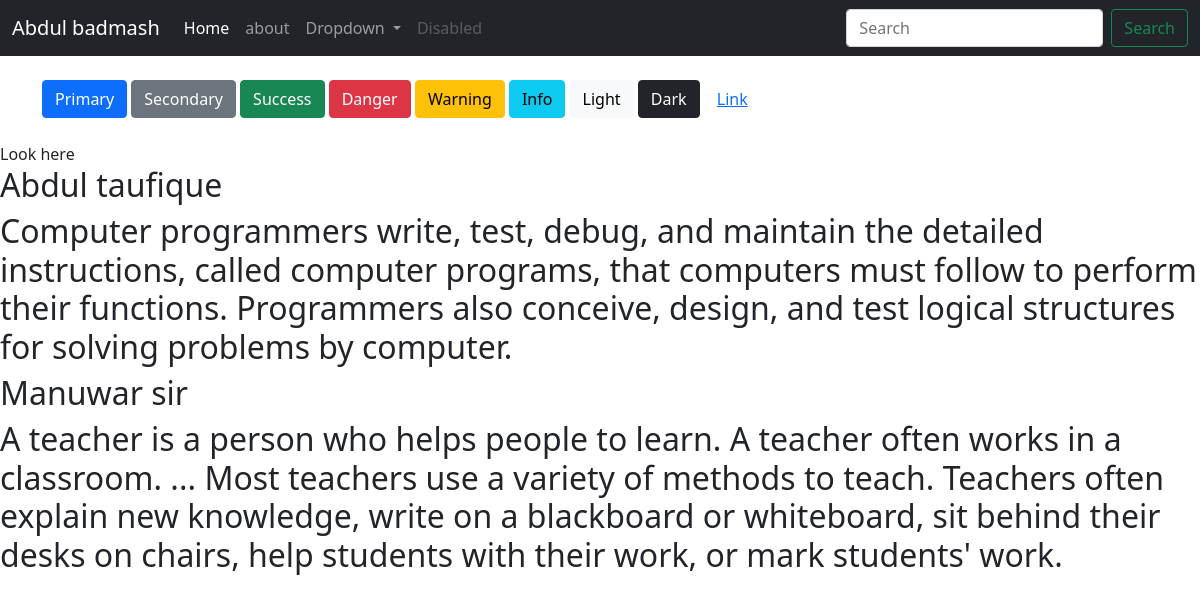
The page /app2/ on the database its author committed.
### app2/models.py (models this page shows)
class Intex(models.Model):
    title = models.CharField(max_length=200)
    text = models.TextField()

### app2/views.py (the view)
# urls.py: path('', views.info ,name='info page'),
def info(request):
    l= Intex.objects.all()
    print(l)
    return render(request, 'b.html',{'L': l})

### app2/templates/b.html (shortened to what this page needs)
<!doctype html>
<html lang="en">
  <head>
    <link href="https://cdn.jsdelivr.net/npm/bootstrap@5.0.2/dist/css/bootstrap.min.css" rel="stylesheet">
  </head>
  <body>
  <nav class="navbar navbar-expand-lg navbar-dark bg-dark">
  <div class="container-fluid">
    <a class="navbar-brand" href="#">Abdul badmash</a>
    <div class="collapse navbar-collapse" id="navbarSupportedContent">
      <ul class="navbar-nav me-auto mb-2 mb-lg-0">
        <li class="nav-item">
          <a class="nav-link active" aria-current="page" href="{% url 'info page' %}">Home</a>
        </li>
        <li class="nav-item">
          <a class="nav-link" href="{% url 'about' %}">about</a>
        </li>
        <li class="nav-item dropdown">
          <a class="nav-link dropdown-toggle" href="#" id="navbarDropdown" role="button" data-bs-toggle="dropdown" aria-expanded="false">
            Dropdown
          </a>
        </li>
        <li class="nav-item">
          <a class="nav-link disabled" href="#" tabindex="-1" aria-disabled="true">Disabled</a>
        </li>
      </ul>
      <form class="d-flex">
        <input class="form-control me-2" type="search" placeholder="Search" aria-label="Search">
        <button class="btn btn-outline-success" type="submit">Search</button>
      </form>
    </div>
  </div>
</nav>
<div class="container my-4">
<button type="button" class="btn btn-primary">Primary</button>
<button type="button" class="btn btn-secondary">Secondary</button>
<button type="button" class="btn btn-success">Success</button>
<button type="button" class="btn btn-danger">Danger</button>
<button type="button" class="btn btn-warning">Warning</button>
<button type="button" class="btn btn-info">Info</button>
<button type="button" class="btn btn-light">Light</button>
<button type="button" class="btn btn-dark">Dark</button>
<button type="button" class="btn btn-link">Link</button>
</div>
<div
    <h1>Look here</h1>
{% for s in L %}
<h2>{{s.title}}</h2>
<h2>{{s.text}}</h2>
{% endfor %}
</div>
  </body>
</html>

### rows shown on the page
Intex: title "Abdul taufique", text "Computer programmers write, test, debug, and maintain the detailed instructions, called computer programs, that computers must follow to perform their functions. Programmers also conceive, design, and test logical structures for solving problems by computer."
Intex: title "Manuwar sir", text "A teacher is a person who helps people to learn. A teacher often works in a classroom. ... Most teachers use a variety of methods to teach. Teachers often explain new knowledge, write on a blackboard or whiteboard, sit behind their desks on chairs, help students with their work, or mark students' work."
